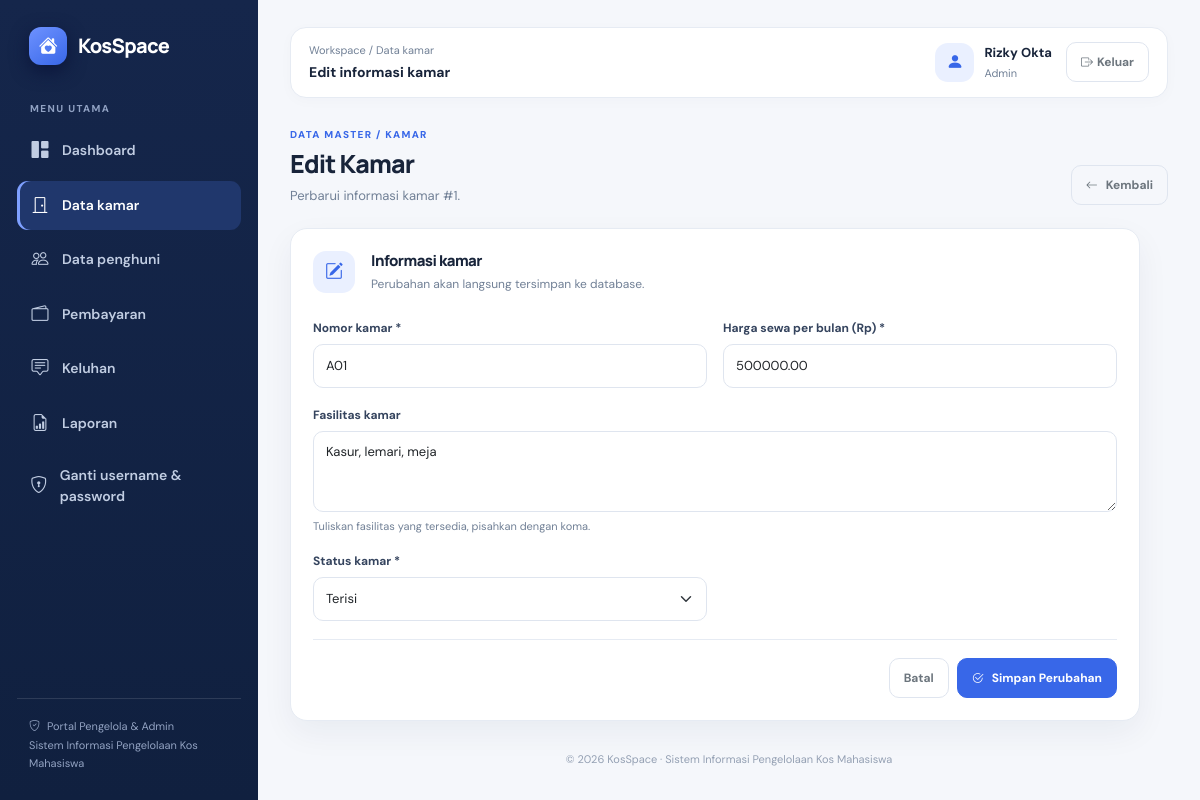
The page /admin/kamar_edit.php?id=1 (signed in) on the database its author committed.
### tables this page shows
CREATE TABLE `kamar` (
  `id_kamar` int(10) UNSIGNED NOT NULL,
  `nomor_kamar` varchar(20) NOT NULL,
  `harga_sewa` decimal(12,2) NOT NULL,
  `fasilitas` text DEFAULT NULL,
  `status_kamar` enum('tersedia','terisi') NOT NULL DEFAULT 'tersedia',
  `created_at` timestamp NOT NULL DEFAULT current_timestamp(),
  `updated_at` timestamp NOT NULL DEFAULT current_timestamp() ON UPDATE current_timestamp()
);

### includes/auth.php (called while the page is built, shortened)
<?php
function isPengelolaUtama(): bool
{
    return ($_SESSION['role'] ?? '') === 'pengelola';
}
?>

### admin/kamar_edit.php (the view, shortened to what this page needs)
<?php
require_once __DIR__ . '/../includes/auth.php';
require_once __DIR__ . '/../config/database.php';
$idKamar = filter_input(INPUT_GET, 'id', FILTER_VALIDATE_INT);
$stmt = $pdo->prepare('SELECT id_kamar, nomor_kamar, harga_sewa, fasilitas, status_kamar FROM kamar WHERE id_kamar = :id_kamar LIMIT 1');
$stmt->execute(['id_kamar' => $idKamar]);
$kamar = $stmt->fetch();
$nomorKamar = (string) $kamar['nomor_kamar'];
$hargaSewa = (string) $kamar['harga_sewa'];
$fasilitas = (string) ($kamar['fasilitas'] ?? '');
$statusKamar = (string) $kamar['status_kamar'];
function eEdit($nilai): string { return htmlspecialchars((string) $nilai, ENT_QUOTES, 'UTF-8'); }
?>
<!DOCTYPE html>
<html lang="id">
<head>
    <link href="https://cdn.jsdelivr.net/npm/bootstrap@5.3.3/dist/css/bootstrap.min.css" rel="stylesheet">
    <link href="https://cdn.jsdelivr.net/npm/bootstrap-icons@1.11.3/font/bootstrap-icons.min.css" rel="stylesheet">
    <link href="../assets/css/app.css" rel="stylesheet">
</head>
<body>
<div class="app-shell d-flex">
    <?php include __DIR__ . '/../includes/admin_sidebar.php'; ?>
    <main class="app-main">
        <header class="topbar">
            <div><div class="topbar-kicker">Workspace / Data kamar</div><div class="topbar-title">Edit informasi kamar</div></div>
            <div class="user-chip"><div class="avatar"><i class="bi bi-person-fill"></i></div><div class="d-none d-sm-block"><div class="user-name"><?= eEdit($_SESSION['nama'] ?? 'Pengelola') ?></div><div class="user-role"><?= isPengelolaUtama() ? 'Pengelola utama' : 'Admin' ?></div></div><a href="../logout.php" class="btn btn-outline-secondary ms-1"><i class="bi bi-box-arrow-right me-1"></i><span class="d-none d-sm-inline">Keluar</span></a></div>
        </header>
        <section class="page-heading"><div><div class="eyebrow">Data master / Kamar</div><h1>Edit Kamar</h1><p>Perbarui informasi kamar #<?= (int) $idKamar ?>.</p></div><a href="kamar.php" class="btn btn-outline-secondary"><i class="bi bi-arrow-left me-2"></i>Kembali</a></section>
        <section class="panel" style="max-width:850px">
            <div class="d-flex align-items-center gap-3 mb-4"><span class="stat-icon icon-blue"><i class="bi bi-pencil-square"></i></span><div><h2 class="panel-title">Informasi kamar</h2><div class="panel-subtitle">Perubahan akan langsung tersimpan ke database.</div></div></div>
            <form method="post">
                <div class="row g-3">
                    <div class="col-md-6"><label class="form-label" for="nomor_kamar">Nomor kamar *</label><input class="form-control" id="nomor_kamar" name="nomor_kamar" maxlength="30" required value="<?= eEdit($nomorKamar) ?>"></div>
                    <div class="col-md-6"><label class="form-label" for="harga_sewa">Harga sewa per bulan (Rp) *</label><input class="form-control" type="number" id="harga_sewa" name="harga_sewa" min="0" step="1000" required value="<?= eEdit($hargaSewa) ?>"></div>
                    <div class="col-12"><label class="form-label" for="fasilitas">Fasilitas kamar</label><textarea class="form-control" id="fasilitas" name="fasilitas" rows="3" maxlength="1000" placeholder="Contoh: Kasur, lemari, meja, kipas angin"><?= eEdit($fasilitas) ?></textarea><div class="form-hint">Tuliskan fasilitas yang tersedia, pisahkan dengan koma.</div></div>
                    <div class="col-md-6"><label class="form-label" for="status_kamar">Status kamar *</label><select class="form-select" id="status_kamar" name="status_kamar" required><option value="tersedia" <?= $statusKamar === 'tersedia' ? 'selected' : '' ?>>Tersedia</option><option value="terisi" <?= $statusKamar === 'terisi' ? 'selected' : '' ?>>Terisi</option></select></div>
                </div>
                <div class="divider"></div>
                <div class="d-flex flex-column flex-sm-row justify-content-end gap-2"><a href="kamar.php" class="btn btn-outline-secondary">Batal</a><button type="submit" class="btn btn-primary"><i class="bi bi-check2-circle me-2"></i>Simpan Perubahan</button></div>
            </form>
        </section>
        <footer class="app-footer">&copy; <?= date('Y') ?> KosSpace · Sistem Informasi Pengelolaan Kos Mahasiswa</footer>
    </main>
</div>
</body>
</html>

### assets/css/app.css (style rules this page uses)
:root { --ks-navy:#15264b;--ks-navy-2:#1c3565;--ks-blue:#3867e8;--ks-blue-soft:#eaf0ff;--ks-bg:#f5f7fb;--ks-card:#fff;--ks-text:#18243a;--ks-muted:#718096;--ks-border:#e6ebf3;--ks-green:#138a63;--ks-shadow:0 12px 32px rgba(22,39,73,.055) }
* { box-sizing:border-box }
body { margin:0;background:var(--ks-bg);color:var(--ks-text);font-family:'DM Sans',system-ui,sans-serif;font-size:14px }
h1,h2,h3,h4,h5,h6,.brand,.stat-value { font-family:'Manrope','DM Sans',sans-serif;letter-spacing:-.035em }
a { text-decoration:none }
.app-shell { min-height:100vh }
.app-main { min-width:0;flex:1;padding:27px 32px 25px }
.topbar { display:flex;align-items:center;justify-content:space-between;gap:16px;background:#fff;border:1px solid var(--ks-border);border-radius:16px;padding:14px 18px;margin-bottom:29px;box-shadow:0 3px 14px rgba(22,39,73,.025) }
.topbar-kicker { font-size:11px;color:var(--ks-muted);margin-bottom:3px }
.topbar-title { font-size:14px;font-weight:700 }
.user-chip { display:flex;align-items:center;gap:10px }
.avatar { width:39px;height:39px;display:grid;place-items:center;border-radius:13px;background:var(--ks-blue-soft);color:var(--ks-blue);font-size:17px;font-weight:800;flex-shrink:0 }
.user-name { font-weight:700;font-size:13px }
.user-role { color:var(--ks-muted);font-size:11px;margin-top:2px }
.page-heading { display:flex;align-items:flex-end;justify-content:space-between;gap:15px;margin-bottom:23px }
.page-heading h1 { font-size:25px;font-weight:800;margin:0 0 7px }
.page-heading p { margin:0;color:var(--ks-muted);font-size:13px }
.eyebrow { color:var(--ks-blue);font-size:10px;text-transform:uppercase;letter-spacing:.13em;font-weight:800;margin-bottom:7px }
.panel,.stat-card { background:var(--ks-card);border:1px solid var(--ks-border);border-radius:17px;box-shadow:var(--ks-shadow) }
.panel { padding:22px }
.panel-title { font-size:15px;font-weight:800;margin:0 }
.panel-subtitle { color:var(--ks-muted);font-size:12px;margin-top:5px }
.stat-icon { width:42px;height:42px;border-radius:13px;display:grid;place-items:center;font-size:18px }
.icon-blue { background:#eaf0ff;color:#3867e8 }
.btn { border-radius:10px;font-weight:700;font-size:12px;padding:10px 14px }
.btn-primary { background:var(--ks-blue);border-color:var(--ks-blue) }
.btn-outline-secondary,.btn-outline-danger { border-color:#dfe5ef }
.form-control,.form-select { border-color:#dfe5ef;border-radius:10px;min-height:44px;font-size:13px;padding:10px 12px }
.form-label { font-size:12px;font-weight:700;color:#35445e;margin-bottom:7px }
.form-hint { color:var(--ks-muted);font-size:11px;margin-top:6px }
.divider { height:1px;background:var(--ks-border);margin:18px 0 }
.app-footer { text-align:center;color:#94a0b3;font-size:11px;margin-top:30px }

### rows shown on the page
kamar: nomor_kamar "A01", harga_sewa "500000.00", fasilitas "Kasur, lemari, meja", status_kamar "Terisi"

### other values the page prints
eEdit($_SESSION['nama'] ?? 'Pengelola') "Rizky Okta"
$idKamar "1"
